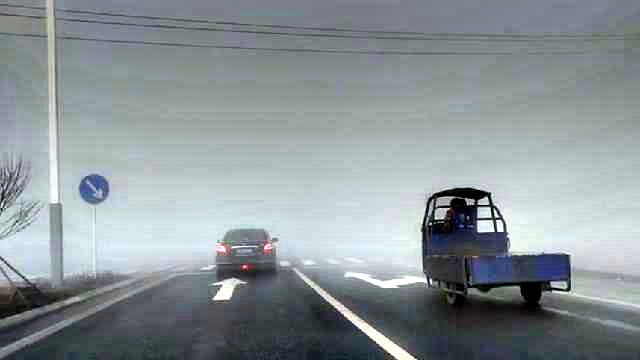
#> input picture ImageDefogging/car-Ice.jpg, 640 x 360 px; its folder holds only this picture in this run
$ python -i utils.py   (imports and definitions only)
#> lines starting #> are read from the running program, lines starting #| are printed output that depends on the picture
#> further down, picture is the input picture: shape (360, 640, 3); mean B, G, R 151.8, 148.3, 139.3
import cv2
import numpy as np
import math


# 01.py
def HistogramEqualization(img):
    # img =src[...,::-1].transpose((0, 2, 3, 1))   # RGB to BGR ,BCHW to  BHWC
    red = img[:, :, 0]
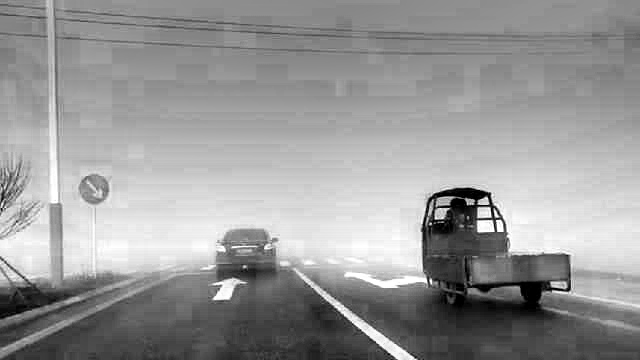
#> red: shape (360, 640); min 0, max 255, mean 151.8
    green = img[:, :, 1]
    blue = img[:, :, 2]
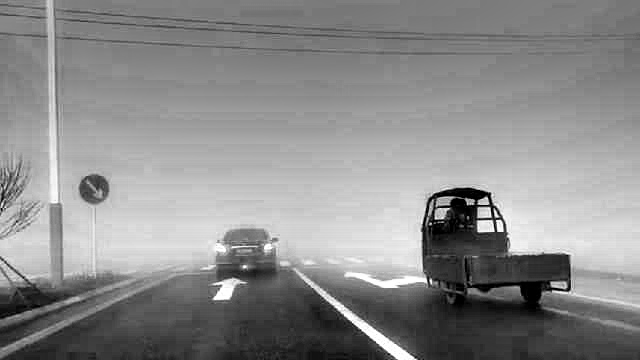
#> blue: shape (360, 640); min 0, max 255, mean 139.3
    blue_equ = cv2.equalizeHist(blue)
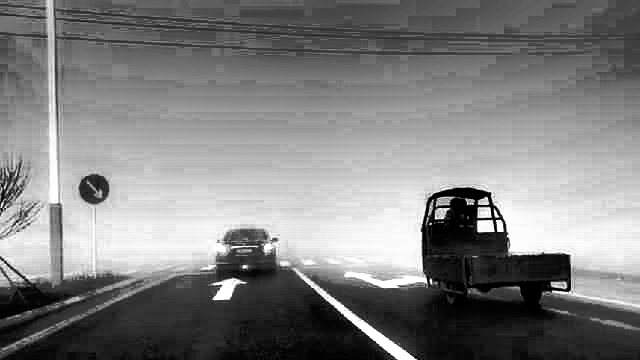
#> blue_equ: shape (360, 640); min 0, max 255, mean 127.9
    green_equ = cv2.equalizeHist(green)
    red_equ = cv2.equalizeHist(red)
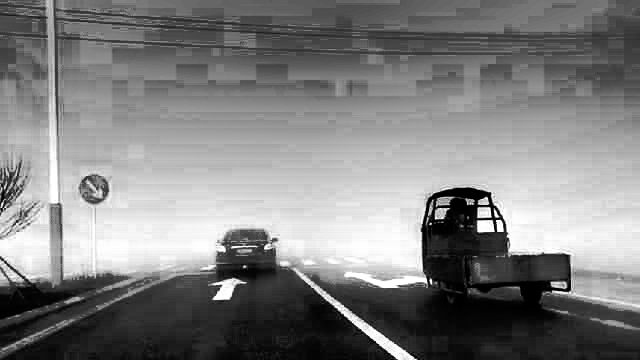
#> red_equ: shape (360, 640); min 0, max 255, mean 127.9
    out = cv2.merge([red_equ, green_equ, blue_equ])
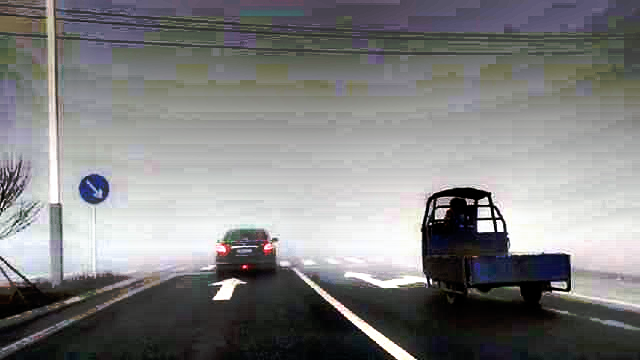
#> out: shape (360, 640, 3); mean of channels 0, 1, 2 127.9, 127.8, 127.9; drawn as B, G, R
    # out = out.transpose((2, 0, 1))  # WHC to CHW
    return out


# 02.py
def zmMinFilterGray(src, r=7):
    '''最小值滤波，r是滤波器半径'''
    return cv2.erode(src, np.ones((2 * r + 1, 2 * r + 1)))


# [125 lines left out: functions guidedfilter, Defog, deHaze, deHazeDefogging, HomorphicFiltering, HomorphicFilteringDefogging and 1 more, not called in this run]


# 根据半径计算权重参数矩阵
g_para = {}


# [69 lines left out: functions getPara, zmIce, zmIceFast, zmIceColor, not called in this run]

def zmIceColorDefog(img):
    res = zmIceColor(img / 255.0) * 255
    return res.astype(np.uint8)

>>> import cv2
>>> picture = cv2.imread('car-Ice.jpg')
>>> result = HistogramEqualization(picture)

$ run again, on ImageDefogging/fogvideo2.mp4_20221122_224007130.jpg
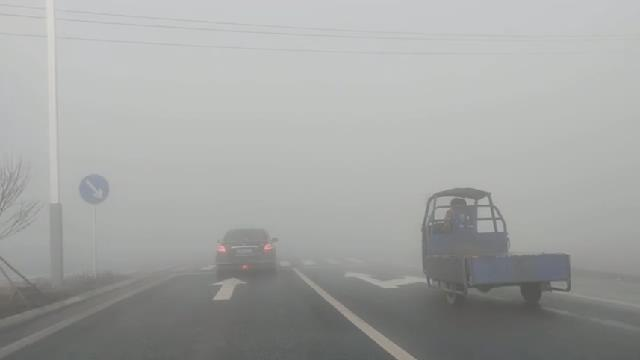
#> input picture ImageDefogging/fogvideo2.mp4_20221122_224007130.jpg, 640 x 360 px
#> picture is the input picture: shape (360, 640, 3); mean B, G, R 162.2, 164, 162.6
#> in HistogramEqualization, `blue_equ = cv2.equalizeHist(blue)`:
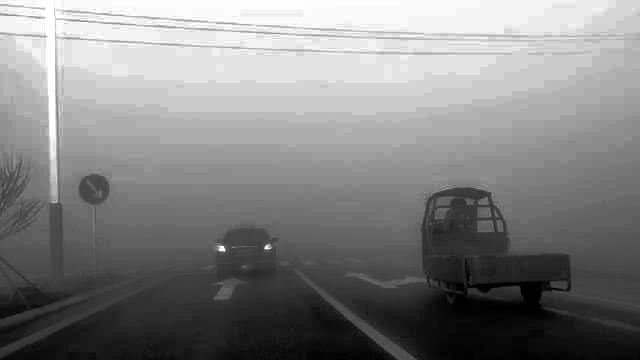
#> blue_equ: shape (360, 640); min 0, max 255, mean 129.9

$ run again, on ImageDefogging/fogvideo2.mp4_20221122_224007130_04.jpg
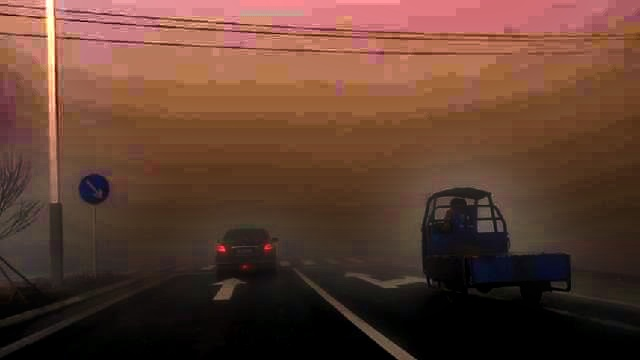
#> input picture ImageDefogging/fogvideo2.mp4_20221122_224007130_04.jpg, 640 x 360 px
#> picture is the input picture: shape (360, 640, 3); mean B, G, R 48.8, 62.3, 95.3
#> in HistogramEqualization, `blue = img[:, :, 2]`:
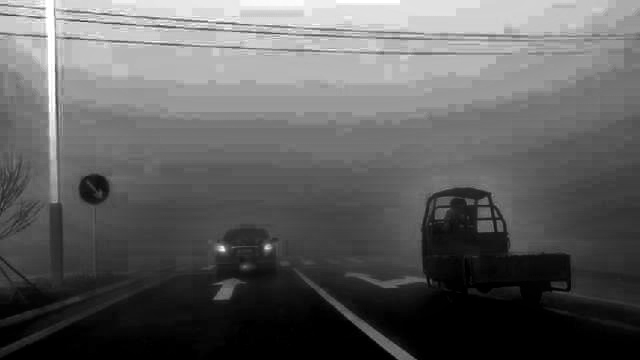
#> blue: shape (360, 640); min 0, max 255, mean 95.3
#> in HistogramEqualization, `out = cv2.merge([red_equ, green_equ, blue_equ])`:
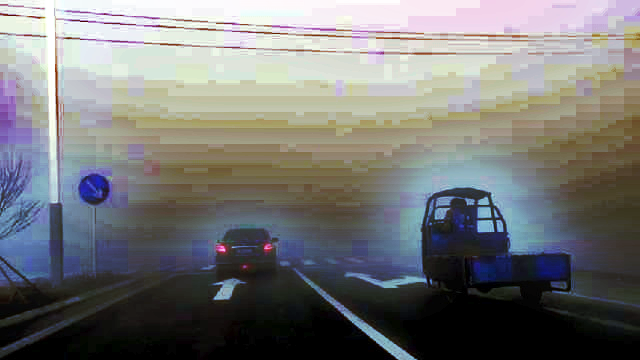
#> out: shape (360, 640, 3); mean of channels 0, 1, 2 118.3, 119, 118.5; drawn as B, G, R

$ run again, on ImageDefogging/test2.jpg
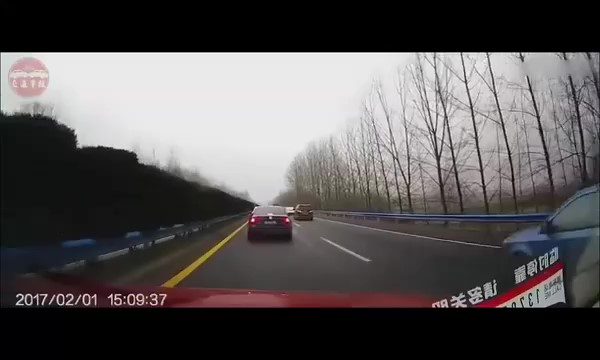
#> input picture ImageDefogging/test2.jpg, 600 x 360 px
#> picture is the input picture: shape (360, 600, 3); mean B, G, R 85.6, 85.3, 88.6
#> in HistogramEqualization, `red_equ = cv2.equalizeHist(red)`:
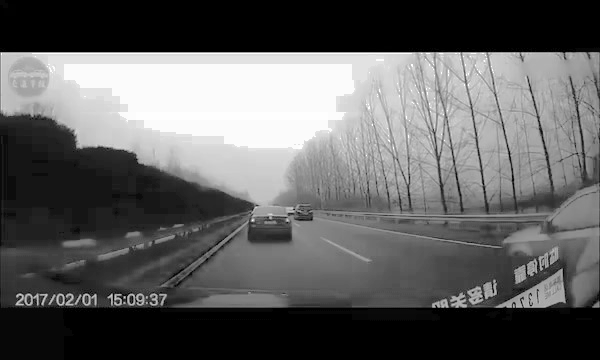
#> red_equ: shape (360, 600); min 0, max 255, mean 95.9
#> in HistogramEqualization, `out = cv2.merge([red_equ, green_equ, blue_equ])`:
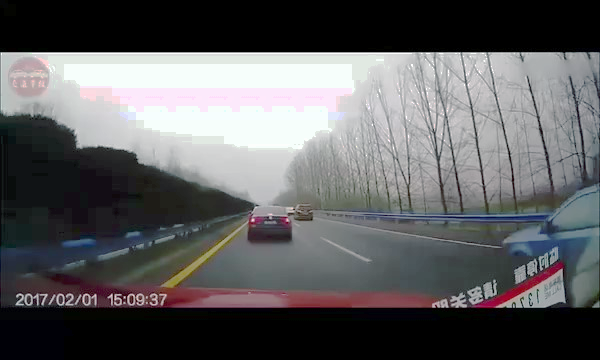
#> out: shape (360, 600, 3); mean of channels 0, 1, 2 95.9, 94.5, 94.6; drawn as B, G, R
